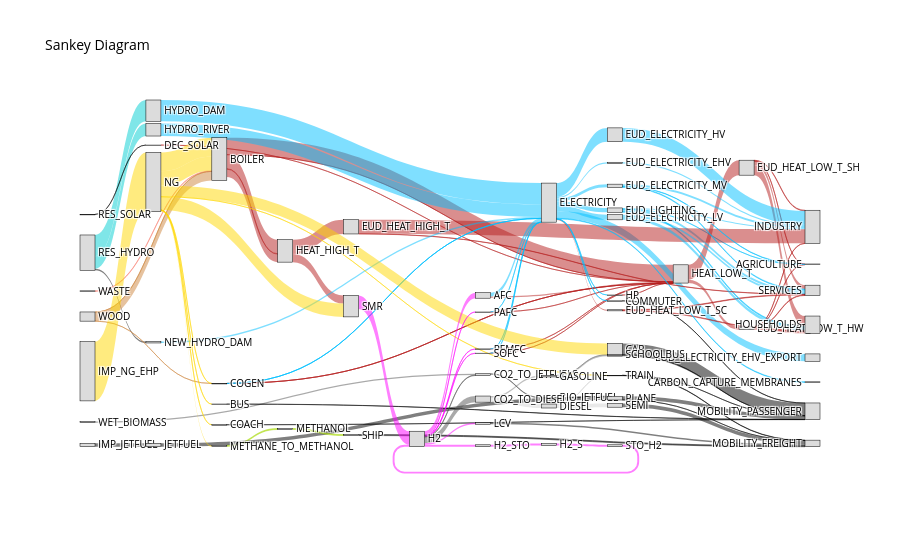

Notebook source saved alongside this figure:
### Code cell
results_wo_peaks_2050_update = run_model(energyscope_original_snapshot_2050_update,apply_postprocessing=True)
plot_sankey(results_wo_peaks_2050_update)
